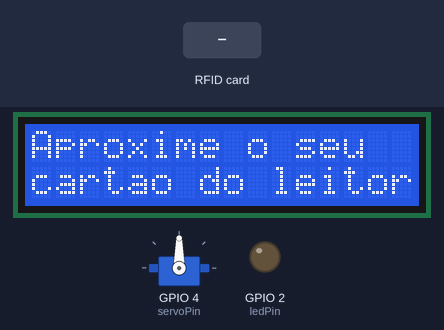
Recording of a sketch running on a simulated ESP32. Shown: servo, 16×2 character LCD, output pins drawn as LEDs (lit = HIGH). The inputs (shaded band) are chosen by the test bench. What the sketch prints to the serial monitor is not drawn.

Above: at 1.3 s.
1.4 s: RFID card 44 06 68 17 held to the reader
At 2.2 s:
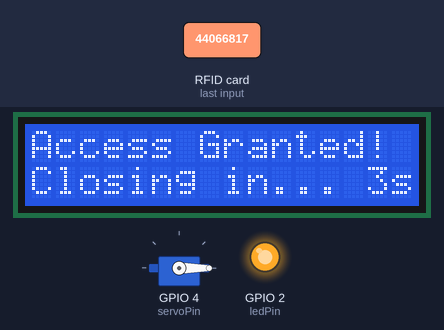
4.4 s: RFID card 5E 7A 19 C4 held to the reader
At 5.1 s:
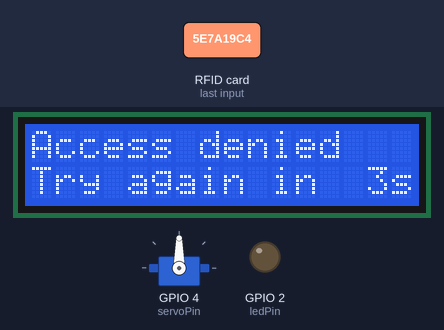
Timing chart, 0 to 7.4 s (numbered marks = the images above; inputs shaded):
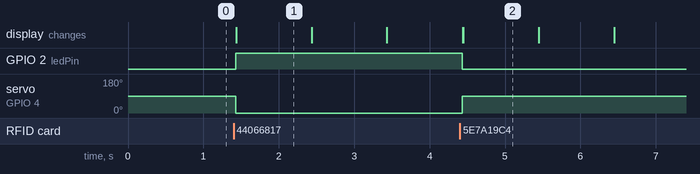

The sketch:

lcdCardServoEsp32v1.ino
```cpp
//incluindo bibliotecas do rfid e lcd
#include <SPI.h>
#include <MFRC522.h>
#include <LiquidCrystal.h>
#include <Servo.h>

//definindo ID que vai liberar a entrada (cartão)
#define ID "44 06 68 17"

//definindo pinos; led, e rfid
#define ledPin 2
#define SS_PIN 21
#define RST_PIN 22

static const int servoPin = 4;
int fechado = 90;
int aberto = 0;

//configurando portas do lcd (RS, E, DB4, DB5, DB6, DB7)
LiquidCrystal lcd(13, 12, 14, 27, 26, 25);
//configurando pinos de controle do modulo de leitura de cartoes RFID
MFRC522 mfrc522(SS_PIN, RST_PIN);

Servo servo1;

void setup()
{
  // inicia a comunicacao SPI que sera usada para comunicacao com o mudulo RFID
  SPI.begin();
  //inicia o modulo RFID
  mfrc522.PCD_Init();

  //definindo led como saída
  pinMode(ledPin, OUTPUT);

  servo1.attach(servoPin);
  servo1.write(fechado);

  //iniciando lcd
  lcd.begin(16, 2);
  //configurando tela padrão do lcd
  defaultDisplay();

  //iniciando comunicação serial
  //Serial.begin(115200);
  //Serial.println("Aproxime seu cartão do leitor.");

  //Serial.println("RFID + ESP32");
  //Serial.println("Aguardando tag RFID para verificar o id da mesma.");
}

void loop() {

  if ( ! mfrc522.PICC_IsNewCardPresent()) {
     return;                 // se nao tiver um cartao para ser lido recomeça o void loop
  }
  if ( ! mfrc522.PICC_ReadCardSerial()) {
    return;                  //se nao conseguir ler o cartao recomeça o void loop tambem
  }

  String conteudo = "";      // cria uma string para armazenar o ID do cartão

  //Serial.print("id da tag :"); //imprime no serial o id do cartao

  for (byte i = 0; i < mfrc522.uid.size; i++){       // faz uma verificacao dos bits da memoria do cartao
     //ambos comandos abaixo vão concatenar as informacoes do cartao...
     //porem os 2 primeiros irao mostrar na serial e os 2 ultimos guardarao os valores na string de conteudo para fazer as verificacoes
     //Serial.print(mfrc522.uid.uidByte[i] < 0x10 ? " 0" : " ");
     //Serial.print(mfrc522.uid.uidByte[i], HEX);
     conteudo.concat(String(mfrc522.uid.uidByte[i] < 0x10 ? " 0" : " "));
     conteudo.concat(String(mfrc522.uid.uidByte[i], HEX));
  }
  //Serial.println();
  conteudo.toUpperCase();                      // deixa as letras da string todas maiusculas

  if (conteudo.substring(1) == ID){ // verifica se o ID do cartao lido tem o mesmo ID do cartao que queremos liberar o acesso
      //Serial.println("Access Granted!");
      digitalWrite(ledPin, HIGH);
      servo1.write(aberto);
      acessoLiberadoLcd();
      digitalWrite(ledPin , LOW);
      servo1.write(fechado);
  }else{
      //Serial.println("Acess denied!");
      acessoNegadoLcd();
  }
  defaultDisplay();
  Serial.println();
  Serial.println("Aproxime seu cartão do leitor.");
}

void defaultDisplay(){
    lcd.clear();
    lcd.setCursor(0,0);
    lcd.print("Aproxime o seu");
    lcd.setCursor(0,1);
    lcd.print("cartao do leitor");
}

void acessoLiberadoLcd(){
    lcd.clear();
    lcd.setCursor(0,0);
    lcd.print("Access Granted!");
    lcd.setCursor(0,1);
    lcd.print("Closing in...");
    countDown();
}

void acessoNegadoLcd(){
    lcd.clear();
    lcd.setCursor(0,0);
    lcd.print("Access denied");
    lcd.setCursor(0,1);
    lcd.print("Try again in");
    countDown();
}

void countDown(){
    for(int sec = 3; sec > 0; sec--){
      lcd.setCursor(14,1);
      lcd.print(sec);
      lcd.print("s");
      delay(1000);
    }
}
```

Measured:
- after the input at 1.4 s, GPIO 2 (ledPin): LOW → HIGH at once; servo on GPIO 4 (servoPin): 90° → 0° at once; the display: changes at once (image 1)
- after the input at 4.4 s, the display: first differs from a run without the input after 0.05 s (image 2)
- what the display in image 1 shows lasts 1.0 s, from 1.4 s to 2.4 s
